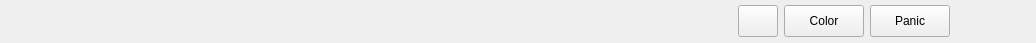
<?xml version="1.0" encoding="UTF-8"?>
<ui version="4.0">
 <class>ConnectionStatusWidget</class>
 <widget class="QWidget" name="ConnectionStatusWidget">
  <property name="geometry">
   <rect>
    <x>0</x>
    <y>0</y>
    <width>1036</width>
    <height>43</height>
   </rect>
  </property>
  <property name="sizePolicy">
   <sizepolicy hsizetype="Minimum" vsizetype="Minimum">
    <horstretch>0</horstretch>
    <verstretch>0</verstretch>
   </sizepolicy>
  </property>
  <property name="windowTitle">
   <string>Form</string>
  </property>
  <layout class="QHBoxLayout" name="horizontalLayout">
   <property name="leftMargin">
    <number>0</number>
   </property>
   <property name="topMargin">
    <number>0</number>
   </property>
   <property name="rightMargin">
    <number>0</number>
   </property>
   <property name="bottomMargin">
    <number>0</number>
   </property>
   <item>
    <widget class="FlatButton" name="pushButtonZoo">
     <property name="toolTip">
      <string>Use this to pair manually using camera/QR-code</string>
     </property>
     <property name="text">
      <string/>
     </property>
     <property name="icon">
      <iconset resource="../../libres/resources/icons.qrc">
       <normaloff>:/icons/pairing/zoo.svg</normaloff>:/icons/pairing/zoo.svg</iconset>
     </property>
     <property name="iconSize">
      <size>
       <width>32</width>
       <height>32</height>
      </size>
     </property>
     <property name="checkable">
      <bool>true</bool>
     </property>
     <property name="flat">
      <bool>true</bool>
     </property>
    </widget>
   </item>
   <item>
    <widget class="FlatButton" name="pushButtonNetwork">
     <property name="toolTip">
      <string>Use this to pair manually using camera/QR-code</string>
     </property>
     <property name="text">
      <string/>
     </property>
     <property name="icon">
      <iconset resource="../../libres/resources/icons.qrc">
       <normaloff>:/icons/controller/network.svg</normaloff>:/icons/controller/network.svg</iconset>
     </property>
     <property name="iconSize">
      <size>
       <width>32</width>
       <height>32</height>
      </size>
     </property>
     <property name="checkable">
      <bool>true</bool>
     </property>
     <property name="flat">
      <bool>true</bool>
     </property>
    </widget>
   </item>
   <item>
    <widget class="FlatButton" name="pushButtonBluetooth">
     <property name="toolTip">
      <string>Use this to pair manually using camera/QR-code</string>
     </property>
     <property name="text">
      <string/>
     </property>
     <property name="icon">
      <iconset resource="../../libres/resources/icons.qrc">
       <normaloff>:/icons/pairing/bluetooth.svg</normaloff>:/icons/pairing/bluetooth.svg</iconset>
     </property>
     <property name="iconSize">
      <size>
       <width>32</width>
       <height>32</height>
      </size>
     </property>
     <property name="checkable">
      <bool>true</bool>
     </property>
     <property name="flat">
      <bool>true</bool>
     </property>
    </widget>
   </item>
   <item>
    <widget class="FlatButton" name="pushButtonAudio">
     <property name="toolTip">
      <string>Use this to pair manually using camera/QR-code</string>
     </property>
     <property name="text">
      <string/>
     </property>
     <property name="icon">
      <iconset resource="../../libres/resources/icons.qrc">
       <normaloff>:/icons/pairing/audio.svg</normaloff>:/icons/pairing/audio.svg</iconset>
     </property>
     <property name="iconSize">
      <size>
       <width>32</width>
       <height>32</height>
      </size>
     </property>
     <property name="checkable">
      <bool>true</bool>
     </property>
     <property name="flat">
      <bool>true</bool>
     </property>
    </widget>
   </item>
   <item>
    <widget class="FlatButton" name="pushButtonCamera">
     <property name="toolTip">
      <string>Use this to pair manually using camera/QR-code</string>
     </property>
     <property name="text">
      <string/>
     </property>
     <property name="icon">
      <iconset resource="../../libres/resources/icons.qrc">
       <normaloff>:/icons/pairing/qrcode.svg</normaloff>:/icons/pairing/qrcode.svg</iconset>
     </property>
     <property name="iconSize">
      <size>
       <width>32</width>
       <height>32</height>
      </size>
     </property>
     <property name="flat">
      <bool>true</bool>
     </property>
    </widget>
   </item>
   <item>
    <widget class="SignalStrengthWidget" name="widgetSignalStrength" native="true">
     <property name="sizePolicy">
      <sizepolicy hsizetype="MinimumExpanding" vsizetype="Fixed">
       <horstretch>0</horstretch>
       <verstretch>0</verstretch>
      </sizepolicy>
     </property>
     <property name="minimumSize">
      <size>
       <width>32</width>
       <height>32</height>
      </size>
     </property>
     <property name="maximumSize">
      <size>
       <width>16777215</width>
       <height>16777215</height>
      </size>
     </property>
    </widget>
   </item>
   <item>
    <widget class="QPushButton" name="pushButtonConnectionSettings">
     <property name="sizePolicy">
      <sizepolicy hsizetype="Minimum" vsizetype="Fixed">
       <horstretch>0</horstretch>
       <verstretch>0</verstretch>
      </sizepolicy>
     </property>
     <property name="minimumSize">
      <size>
       <width>0</width>
       <height>32</height>
      </size>
     </property>
     <property name="text">
      <string/>
     </property>
     <property name="icon">
      <iconset resource="../../libres/resources/icons.qrc">
       <normaloff>:/icons/app/settings.svg</normaloff>:/icons/app/settings.svg</iconset>
     </property>
    </widget>
   </item>
   <item>
    <widget class="QPushButton" name="pushButtonRandomizeColor">
     <property name="minimumSize">
      <size>
       <width>80</width>
       <height>32</height>
      </size>
     </property>
     <property name="maximumSize">
      <size>
       <width>16777215</width>
       <height>16777215</height>
      </size>
     </property>
     <property name="toolTip">
      <string>Generate a new randomized color for this agent</string>
     </property>
     <property name="text">
      <string>Color</string>
     </property>
    </widget>
   </item>
   <item>
    <widget class="PanicButton" name="pushButtonPanic">
     <property name="minimumSize">
      <size>
       <width>80</width>
       <height>32</height>
      </size>
     </property>
     <property name="maximumSize">
      <size>
       <width>16777215</width>
       <height>16777215</height>
      </size>
     </property>
     <property name="text">
      <string>Panic</string>
     </property>
    </widget>
   </item>
   <item>
    <widget class="TryToggle" name="tryToggleConnect" native="true">
     <property name="sizePolicy">
      <sizepolicy hsizetype="Minimum" vsizetype="Minimum">
       <horstretch>0</horstretch>
       <verstretch>0</verstretch>
      </sizepolicy>
     </property>
     <property name="minimumSize">
      <size>
       <width>80</width>
       <height>32</height>
      </size>
     </property>
     <property name="maximumSize">
      <size>
       <width>80</width>
       <height>16777215</height>
      </size>
     </property>
    </widget>
   </item>
  </layout>
 </widget>
 <customwidgets>
  <customwidget>
   <class>TryToggle</class>
   <extends>QWidget</extends>
   <header location="global">components/TryToggle.hpp</header>
   <container>1</container>
  </customwidget>
  <customwidget>
   <class>PanicButton</class>
   <extends>QPushButton</extends>
   <header location="global">node/PanicButton.hpp</header>
   <container>1</container>
  </customwidget>
  <customwidget>
   <class>SignalStrengthWidget</class>
   <extends>QWidget</extends>
   <header location="global">connection/SignalStrengthWidget.hpp</header>
   <container>1</container>
  </customwidget>
  <customwidget>
   <class>FlatButton</class>
   <extends>QPushButton</extends>
   <header location="global">components/FlatButton.hpp</header>
  </customwidget>
 </customwidgets>
 <resources>
  <include location="../../libres/resources/icons.qrc"/>
 </resources>
 <connections>
  <connection>
   <sender>pushButtonConnectionSettings</sender>
   <signal>clicked()</signal>
   <receiver>ConnectionStatusWidget</receiver>
   <slot>openSettings()</slot>
   <hints>
    <hint type="sourcelabel">
     <x>562</x>
     <y>31</y>
    </hint>
    <hint type="destinationlabel">
     <x>320</x>
     <y>31</y>
    </hint>
   </hints>
  </connection>
  <connection>
   <sender>pushButtonAudio</sender>
   <signal>toggled(bool)</signal>
   <receiver>ConnectionStatusWidget</receiver>
   <slot>toggleAudio(bool)</slot>
   <hints>
    <hint type="sourcelabel">
     <x>162</x>
     <y>89</y>
    </hint>
    <hint type="destinationlabel">
     <x>586</x>
     <y>302</y>
    </hint>
   </hints>
  </connection>
  <connection>
   <sender>pushButtonBluetooth</sender>
   <signal>toggled(bool)</signal>
   <receiver>ConnectionStatusWidget</receiver>
   <slot>toggleBluetooth(bool)</slot>
   <hints>
    <hint type="sourcelabel">
     <x>112</x>
     <y>89</y>
    </hint>
    <hint type="destinationlabel">
     <x>586</x>
     <y>302</y>
    </hint>
   </hints>
  </connection>
  <connection>
   <sender>pushButtonCamera</sender>
   <signal>clicked()</signal>
   <receiver>ConnectionStatusWidget</receiver>
   <slot>startCamera()</slot>
   <hints>
    <hint type="sourcelabel">
     <x>809</x>
     <y>89</y>
    </hint>
    <hint type="destinationlabel">
     <x>586</x>
     <y>302</y>
    </hint>
   </hints>
  </connection>
  <connection>
   <sender>pushButtonNetwork</sender>
   <signal>toggled(bool)</signal>
   <receiver>ConnectionStatusWidget</receiver>
   <slot>toggleNetwork(bool)</slot>
   <hints>
    <hint type="sourcelabel">
     <x>62</x>
     <y>89</y>
    </hint>
    <hint type="destinationlabel">
     <x>586</x>
     <y>302</y>
    </hint>
   </hints>
  </connection>
  <connection>
   <sender>pushButtonPanic</sender>
   <signal>toggled(bool)</signal>
   <receiver>ConnectionStatusWidget</receiver>
   <slot>togglePanic(bool)</slot>
   <hints>
    <hint type="sourcelabel">
     <x>741</x>
     <y>89</y>
    </hint>
    <hint type="destinationlabel">
     <x>586</x>
     <y>302</y>
    </hint>
   </hints>
  </connection>
  <connection>
   <sender>pushButtonRandomizeColor</sender>
   <signal>clicked()</signal>
   <receiver>ConnectionStatusWidget</receiver>
   <slot>randomizeColor()</slot>
   <hints>
    <hint type="sourcelabel">
     <x>655</x>
     <y>89</y>
    </hint>
    <hint type="destinationlabel">
     <x>586</x>
     <y>302</y>
    </hint>
   </hints>
  </connection>
  <connection>
   <sender>pushButtonZoo</sender>
   <signal>toggled(bool)</signal>
   <receiver>ConnectionStatusWidget</receiver>
   <slot>toggleZoo(bool)</slot>
   <hints>
    <hint type="sourcelabel">
     <x>30</x>
     <y>27</y>
    </hint>
    <hint type="destinationlabel">
     <x>341</x>
     <y>27</y>
    </hint>
   </hints>
  </connection>
 </connections>
 <slots>
  <slot>toggledConnected(bool)</slot>
  <slot>openSettings()</slot>
  <slot>toggleNetwork(bool)</slot>
  <slot>toggleBluetooth(bool)</slot>
  <slot>toggleAudio(bool)</slot>
  <slot>randomizeColor()</slot>
  <slot>togglePanic(bool)</slot>
  <slot>startCamera()</slot>
  <slot>toggleZoo(bool)</slot>
 </slots>
</ui>
